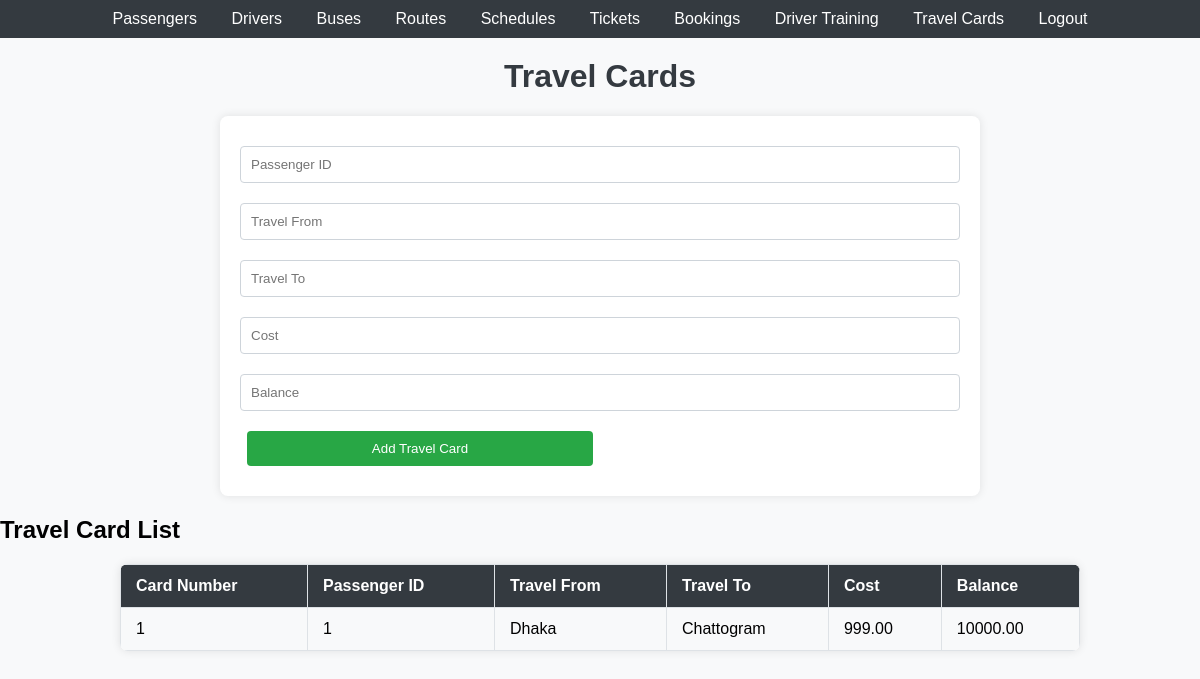
Page /travel_cards.php on the committed database.
### tables this page shows
CREATE TABLE `travelcards` (
  `CardNumber` int(11) NOT NULL,
  `PassengerID` int(11) DEFAULT NULL,
  `TravelFrom` varchar(255) DEFAULT NULL,
  `TravelTo` varchar(255) DEFAULT NULL,
  `Cost` decimal(10,2) DEFAULT NULL,
  `Balance` decimal(10,2) DEFAULT NULL
);

### travel_cards.php (the view, shortened to what this page needs)
<?php
include 'db.php';
$result = $conn->query("SELECT * FROM TravelCards");
?>
<!DOCTYPE html>
<html lang="en">
<head>
    <link rel="stylesheet" href="styles.css">
</head>
<body>
    <header>
        <nav>
            <ul>
            <li><a href="passengers.php">Passengers</a></li>
                    <li><a href="drivers.php">Drivers</a></li>
                    <li><a href="buses.php">Buses</a></li>
                    <li><a href="routes.php">Routes</a></li>
                    <li><a href="schedules.php">Schedules</a></li>
                    <li><a href="tickets.php">Tickets</a></li>
                    <li><a href="bookings.php">Bookings</a></li>
                    <li><a href="driver_training.php">Driver Training</a></li>
                    <li><a href="travel_cards.php">Travel Cards</a></li>
                    <li><a href="logout.php">Logout</a></li>
            </ul>
        </nav>
    </header>
    <h1>Travel Cards</h1>
    <form method="post">
        <input type="text" name="passengerID" placeholder="Passenger ID" required>
        <input type="text" name="travelFrom" placeholder="Travel From" required>
        <input type="text" name="travelTo" placeholder="Travel To" required>
        <input type="text" name="cost" placeholder="Cost" required>
        <input type="text" name="balance" placeholder="Balance" required>
        <button type="submit">Add Travel Card</button>
    </form>
    <h2>Travel Card List</h2>
    <table>
        <tr>
            <th>Card Number</th>
            <th>Passenger ID</th>
            <th>Travel From</th>
            <th>Travel To</th>
            <th>Cost</th>
            <th>Balance</th>
        </tr>
        <?php while($row = $result->fetch_assoc()) { ?>
        <tr>
            <td><?php echo $row['CardNumber']; ?></td>
            <td><?php echo $row['PassengerID']; ?></td>
            <td><?php echo $row['TravelFrom']; ?></td>
            <td><?php echo $row['TravelTo']; ?></td>
            <td><?php echo $row['Cost']; ?></td>
            <td><?php echo $row['Balance']; ?></td>
        </tr>
        <?php } ?>
    </table>
</body>
</html>

### styles.css (style rules this page uses)
body { font-family: Arial, sans-serif; background-color: #f8f9fa; margin: 0; padding: 0; }
header { background-color: #343a40; color: #ffffff; padding: 10px 0; text-align: center; }
header nav ul { list-style-type: none; padding: 0; margin: 0; }
header nav ul li { display: inline; margin: 0 15px; }
header nav ul li a { color: #ffffff; text-decoration: none; }
h1 { text-align: center; margin-top: 20px; color: #343a40; }
form { width: 60%; margin: 20px auto; padding: 20px; background-color: #ffffff; border-radius: 8px; box-shadow: 0 0 10px rgba(0, 0, 0, 0.1); }
form input[type="text"], form select { width: calc(100% - 22px); padding: 10px; margin: 10px 0; border: 1px solid #ced4da; border-radius: 4px; }
form button { width: 48%; padding: 10px; margin: 10px 1%; border: none; border-radius: 4px; background-color: #28a745; color: #ffffff; cursor: pointer; }
table { width: 80%; margin: 0 auto; border-collapse: collapse; margin-bottom: 20px; background-color: #ffffff; border-radius: 8px; overflow: hidden; box-shadow: 0 0 10px rgba(0, 0, 0, 0.1); }
table th, table td { border: 1px solid #dee2e6; padding: 12px 15px; text-align: left; }
table th { background-color: #343a40; color: #ffffff; }
table tr:nth-child(even) { background-color: #f8f9fa; }
button { padding: 5px 10px; border: none; border-radius: 4px; cursor: pointer; }

### rows in the picture
travelcards: CardNumber "1", PassengerID "1", TravelFrom "Dhaka", TravelTo "Chattogram", Cost "999.00", Balance "10000.00"
